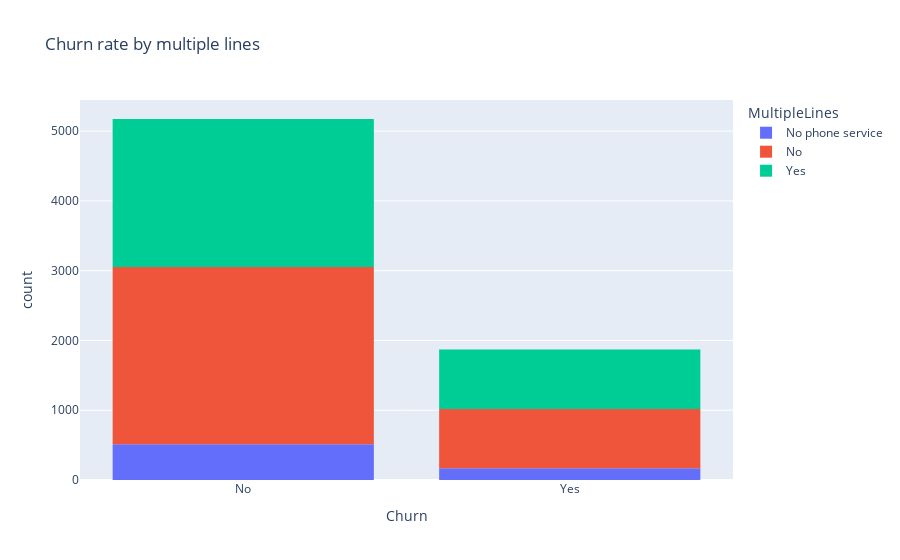

Notebook code cell kept with this figure:
### Code cell
fig = px.histogram(
    df,
    x ='Churn',
    color='MultipleLines',
    #barmode='group',
    title='Churn rate by multiple lines'
)

fig.show()

### Figure 1 — Plotly figure (JSON) as saved in the notebook; plotly's stock layout.template omitted (floating-point values rounded to 4 significant figures; data arrays with more than 128 entries replaced by an {"elided": "..."} marker saying what was removed)
{"data": [{"bingroup": "x", "hovertemplate": "MultipleLines=No phone service<br>Churn=%{x}<br>count=%{y}<extra></extra>", "legendgroup": "No phone service", "marker": {"color": "#636efa", "pattern": {"shape": ""}}, "name": "No phone service", "orientation": "v", "showlegend": true, "type": "histogram", "x": {"elided": "682 str values"}, "xaxis": "x", "yaxis": "y"}, {"bingroup": "x", "hovertemplate": "MultipleLines=No<br>Churn=%{x}<br>count=%{y}<extra></extra>", "legendgroup": "No", "marker": {"color": "#EF553B", "pattern": {"shape": ""}}, "name": "No", "orientation": "v", "showlegend": true, "type": "histogram", "x": {"elided": "3390 str values"}, "xaxis": "x", "yaxis": "y"}, {"bingroup": "x", "hovertemplate": "MultipleLines=Yes<br>Churn=%{x}<br>count=%{y}<extra></extra>", "legendgroup": "Yes", "marker": {"color": "#00cc96", "pattern": {"shape": ""}}, "name": "Yes", "orientation": "v", "showlegend": true, "type": "histogram", "x": {"elided": "2971 str values"}, "xaxis": "x", "yaxis": "y"}], "layout": {"barmode": "relative", "legend": {"title": {"text": "MultipleLines"}, "tracegroupgap": 0}, "title": {"text": "Churn rate by multiple lines"}, "xaxis": {"anchor": "y", "domain": [0, 1], "title": {"text": "Churn"}}, "yaxis": {"anchor": "x", "domain": [0, 1], "title": {"text": "count"}}}}
